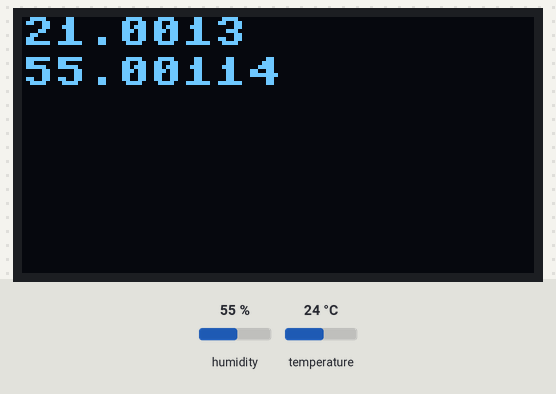
A program run on a simulated ESP32 board running MicroPython. Shown: 128×64 one-colour display. The test bench sets the inputs (shaded band); at power-on: humidity 55 %, temperature 24 °C. Library files of the repository ran but are not shown: sht3x.py, ssd1306.py.

Above: at 1.3 s.
1.4 s: humidity set to 22 %
At 3.4 s:
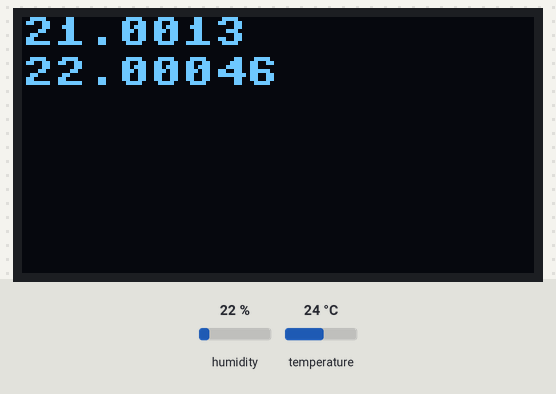
6.3 s: temperature set to 12 °C
At 8.0 s:
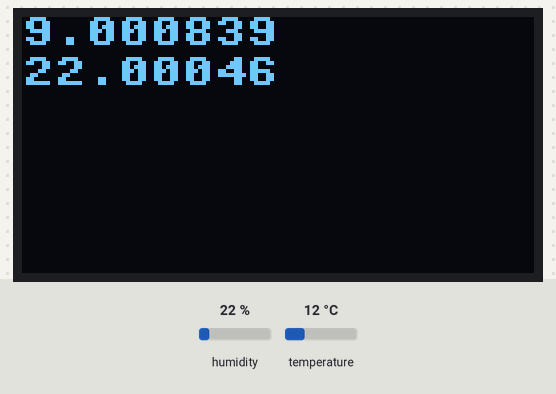
10.9 s: humidity set to 40 %
At 12.6 s:
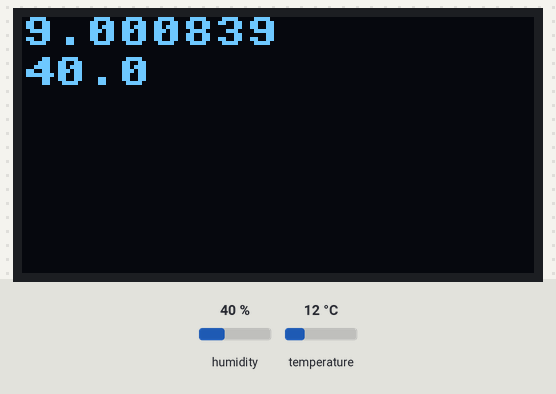
15.5 s: temperature set to 19 °C
At 17.1 s:
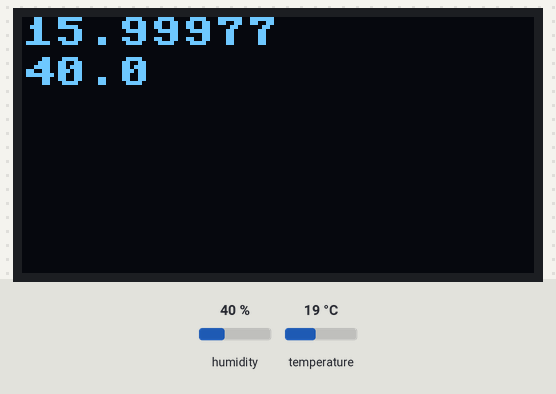
Timing chart, 0 to 18.6 s (numbered marks = the images above; inputs shaded):
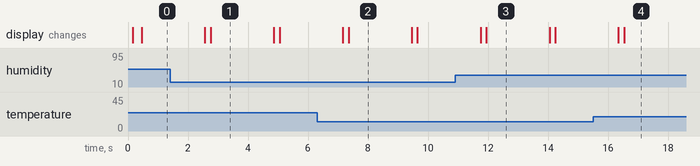

The program:

thermohumdSD.py
```python
from machine import Pin, SoftI2C
import time
from sht3x import SHT30
from ssd1306 import SSD1306_I2C


sensor = SHT30(scl_pin=22, sda_pin=21, delta_temp=-3, i2c_address=0x44)


# i2c = SoftI2C(scl=Pin(5), sda=Pin(4), freq=100000)       #Init i2c  如果是esp8266，SCL接5口、SDA接4口
i2c = SoftI2C(scl=Pin(22), sda=Pin(21), freq=100000)  #Init i2c  如果是esp32，SCL接22口、SDA接21口
oled = SSD1306_I2C(128, 64, i2c) #创建oled对象

while True:
    oled.init_display()
    temperature, humidity = sensor.measure()
    oled.text(str(temperature), 0, 0)
    oled.text(str(humidity), 0, 10)
    oled.show()
    time.sleep_ms(2000)
```

Measured:
- after the input at 1.4 s, the display: first differs from a run without the input after 1.4 s (image 1)
- after the input at 6.3 s, the display: first differs from a run without the input after 1.1 s (image 2)
- after the input at 10.9 s, the display: first differs from a run without the input after 1.0 s (image 3)
- after the input at 15.5 s, the display: first differs from a run without the input after 1.0 s (image 4)
- what the display in image 1 shows lasts 2.1 s, from 2.8 s to 4.9 s
